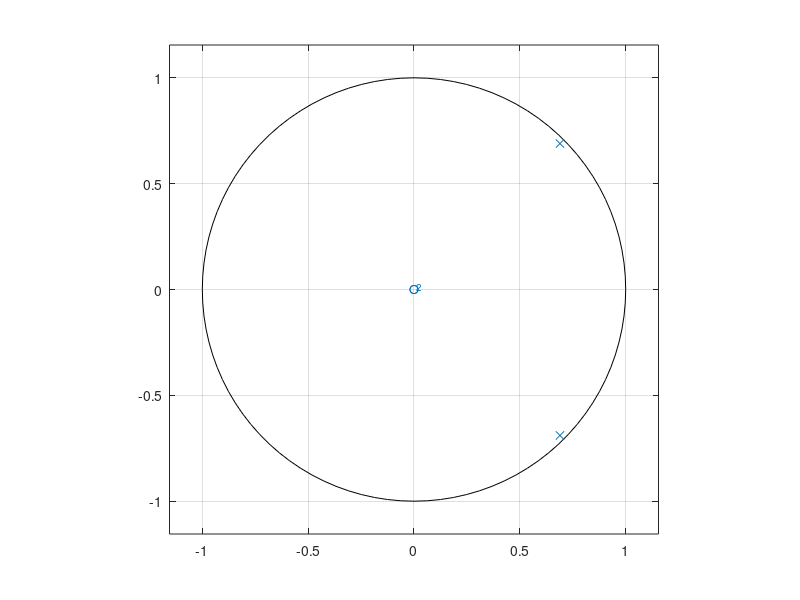
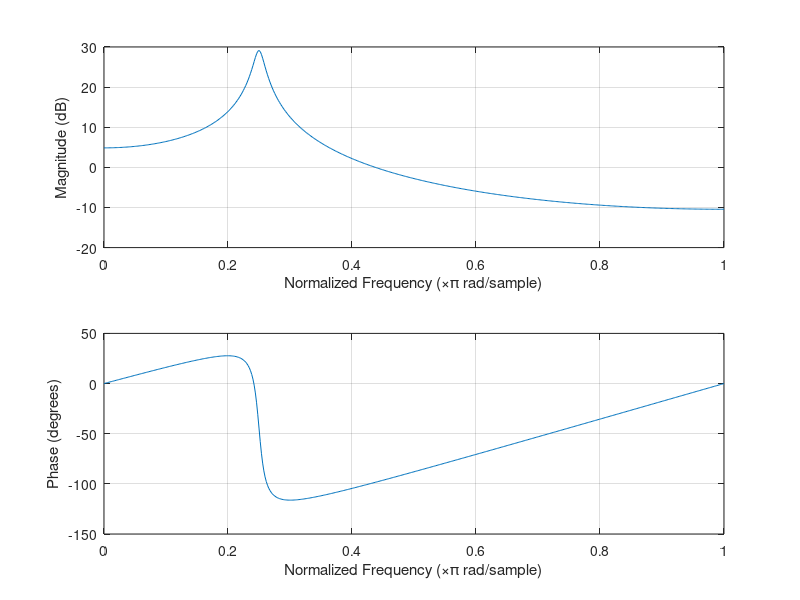
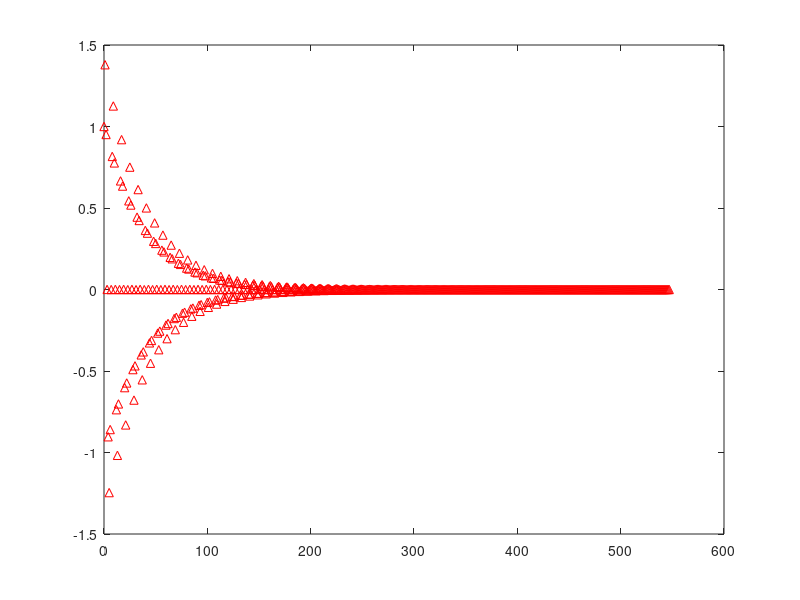
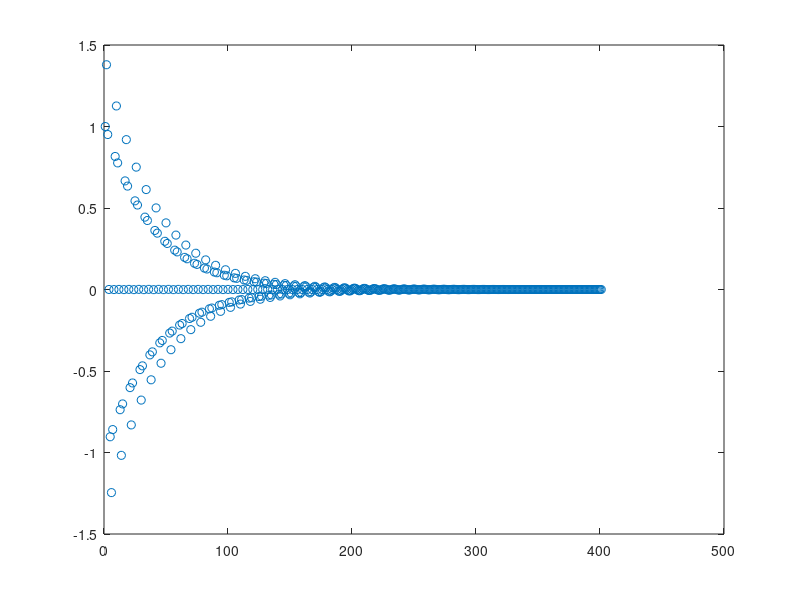

Recreate these plots in MATLAB, in order.
clear
e=[1 0 0];
s=[1 -1.3789 0.9506];
zplane(e,s);
figure()
freqz(e,s);
figure()
impz(e,s);
figure()
plot(filter(e,s,[1 zeros(1,400)]),'o');
